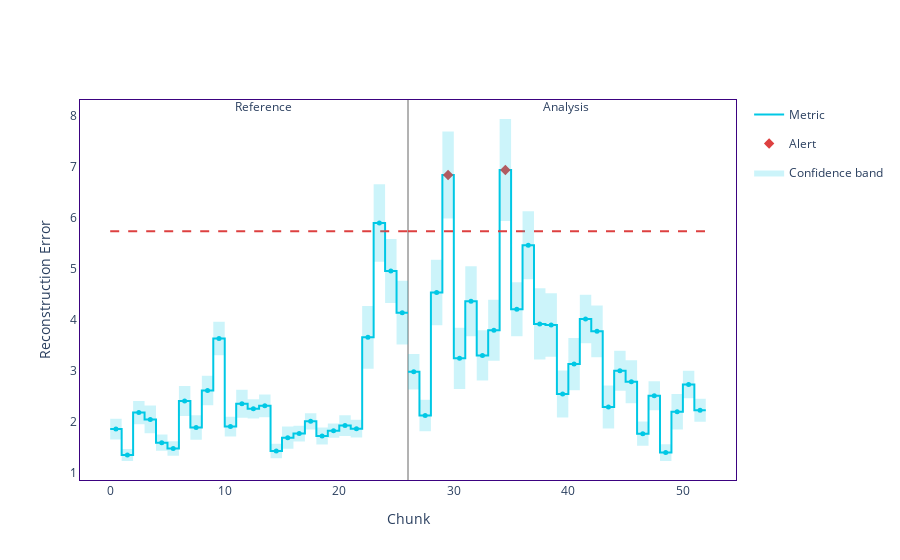

Source (notebook cell):
### Code cell
AirQuality_drift_detector = nml.DataReconstructionDriftCalculator(
    column_names=AirQuality_feature_names,
    chunk_size=168
).fit(reference_data=AirQuality_reference_set)

# Calculate drift results
AirQuality_drift_results = AirQuality_drift_detector.calculate(data=AirQuality_analysis_set)

# Visualize drift
# AirQuality_drift_results_plot = AirQuality_drift_results.plot()
AirQuality_drift_results_plot = plot_metric(AirQuality_drift_results, title='', metric_display_name='Reconstruction Error',
                metric_column_name='reconstruction_error')
# PemsBay_drift_results_plot = PemsBay_drift_results.plot()
AirQuality_drift_results_plot.write_image('airquality_drift_results.png', width=1000, height=500)
AirQuality_drift_results_plot.show()

### Figure 1 — Plotly figure (JSON) as saved in the notebook; plotly's stock layout.template omitted (floating-point values rounded to 4 significant figures; data arrays with more than 128 entries replaced by an {"elided": "..."} marker saying what was removed)
{"data": [{"hoverinfo": "skip", "legendgroup": "metric_reference", "line": {"color": "#00c8e5", "shape": "hv", "width": 2}, "mode": "lines", "name": "Metric", "showlegend": true, "type": "scatter", "x": [0, 1, 2, 3, 4, 5, 6, 7, 8, 9, 10, 11, 12, 13, 14, 15, 16, 17, 18, 19, 20, 21, 22, 23, 24, 25, 26], "y": [1.865, 1.359, 2.189, 2.056, 1.6, 1.484, 2.417, 1.896, 2.622, 3.64, 1.914, 2.36, 2.262, 2.322, 1.436, 1.697, 1.778, 2.017, 1.73, 1.834, 1.935, 1.872, 3.662, 5.904, 4.961, 4.145, 4.145]}, {"customdata": {"elided": "26x7 mixed values"}, "hovertemplate": "%{customdata[1]} &nbsp; &nbsp; %{customdata[2]} <br />Chunk: <b>%{customdata[3]}</b> &nbsp; &nbsp; %{customdata[4]} <br />%{customdata[0]}: <b>%{customdata[5]}</b><br />Confidence band: +/- <b>%{customdata[6]}</b><br /><extra></extra>", "legendgroup": "metric_reference", "marker": {"color": "#00c8e5", "size": 5, "symbol": "circle"}, "mode": "markers", "name": "Metric", "showlegend": false, "type": "scatter", "x": [0.5, 1.5, 2.5, 3.5, 4.5, 5.5, 6.5, 7.5, 8.5, 9.5, 10.5, 11.5, 12.5, 13.5, 14.5, 15.5, 16.5, 17.5, 18.5, 19.5, 20.5, 21.5, 22.5, 23.5, 24.5, 25.5], "y": [1.865, 1.359, 2.189, 2.056, 1.6, 1.484, 2.417, 1.896, 2.622, 3.64, 1.914, 2.36, 2.262, 2.322, 1.436, 1.697, 1.778, 2.017, 1.73, 1.834, 1.935, 1.872, 3.662, 5.904, 4.961, 4.145, 4.145]}, {"hoverinfo": "skip", "legendgroup": "metric_analysis", "line": {"color": "#00c8e5", "shape": "hv", "width": 2}, "mode": "lines", "name": "Metric", "showlegend": false, "type": "scatter", "x": [26, 27, 28, 29, 30, 31, 32, 33, 34, 35, 36, 37, 38, 39, 40, 41, 42, 43, 44, 45, 46, 47, 48, 49, 50, 51, 52], "y": [2.988, 2.131, 4.54, 6.842, 3.251, 4.369, 3.309, 3.801, 6.941, 4.214, 5.467, 3.925, 3.905, 2.554, 3.139, 4.021, 3.779, 2.298, 3.007, 2.791, 1.776, 2.519, 1.405, 2.204, 2.739, 2.234, 2.234]}, {"customdata": {"elided": "26x7 mixed values"}, "hovertemplate": "%{customdata[1]} &nbsp; &nbsp; %{customdata[2]} <br />Chunk: <b>%{customdata[3]}</b> &nbsp; &nbsp; %{customdata[4]} <br />%{customdata[0]}: <b>%{customdata[5]}</b><br />Confidence band: +/- <b>%{customdata[6]}</b><br /><extra></extra>", "legendgroup": "metric_analysis", "marker": {"color": "#00c8e5", "size": 5, "symbol": "circle"}, "mode": "markers", "name": "Metric", "showlegend": false, "type": "scatter", "x": [26.5, 27.5, 28.5, 29.5, 30.5, 31.5, 32.5, 33.5, 34.5, 35.5, 36.5, 37.5, 38.5, 39.5, 40.5, 41.5, 42.5, 43.5, 44.5, 45.5, 46.5, 47.5, 48.5, 49.5, 50.5, 51.5], "y": [2.988, 2.131, 4.54, 6.842, 3.251, 4.369, 3.309, 3.801, 6.941, 4.214, 5.467, 3.925, 3.905, 2.554, 3.139, 4.021, 3.779, 2.298, 3.007, 2.791, 1.776, 2.519, 1.405, 2.204, 2.739, 2.234, 2.234]}, {"hoverinfo": "skip", "legendgroup": "alert", "marker": {"color": "#DD4040", "size": 8, "symbol": "diamond"}, "mode": "markers", "name": "Alert", "showlegend": true, "type": "scatter", "x": [29.5, 34.5], "y": [6.842, 6.941]}, {"hoverinfo": "skip", "legendgroup": "thresh", "line": {"color": "#DD4040", "dash": "dash", "width": 2}, "mode": "lines", "name": "Threshold", "showlegend": false, "type": "scatter", "x": [0, 1, 2, 3, 4, 5, 6, 7, 8, 9, 10, 11, 12, 13, 14, 15, 16, 17, 18, 19, 20, 21, 22, 23, 24, 25, 26], "y": [5.739, 5.739, 5.739, 5.739, 5.739, 5.739, 5.739, 5.739, 5.739, 5.739, 5.739, 5.739, 5.739, 5.739, 5.739, 5.739, 5.739, 5.739, 5.739, 5.739, 5.739, 5.739, 5.739, 5.739, 5.739, 5.739, 5.739]}, {"hoverinfo": "skip", "legendgroup": "thresh", "line": {"color": "#DD4040", "dash": "dash", "width": 2}, "mode": "lines", "name": "Threshold", "showlegend": false, "type": "scatter", "x": [26, 27, 28, 29, 30, 31, 32, 33, 34, 35, 36, 37, 38, 39, 40, 41, 42, 43, 44, 45, 46, 47, 48, 49, 50, 51, 52], "y": [5.739, 5.739, 5.739, 5.739, 5.739, 5.739, 5.739, 5.739, 5.739, 5.739, 5.739, 5.739, 5.739, 5.739, 5.739, 5.739, 5.739, 5.739, 5.739, 5.739, 5.739, 5.739, 5.739, 5.739, 5.739, 5.739, 5.739]}, {"connectgaps": true, "hoverinfo": "skip", "line": {"color": "rgba(0,0,0,0)", "shape": "hv"}, "mode": "lines", "name": "Confidence band", "showlegend": false, "type": "scatter", "x": [0, 1, 2, 3, 4, 5, 6, 7, 8, 9, 10, 11, 12, 13, 14, 15, 16, 17, 18, 19, 20, 21, 22, 23, 24, 25, 26], "y": [2.068, 1.477, 2.417, 2.326, 1.757, 1.626, 2.711, 2.136, 2.91, 3.968, 2.108, 2.634, 2.45, 2.545, 1.578, 1.915, 1.932, 2.175, 1.895, 1.973, 2.139, 2.046, 4.277, 6.663, 5.588, 4.769, 4.769]}, {"connectgaps": true, "fill": "tonexty", "fillcolor": "rgba(0.0, 0.7843137254901961, 0.8980392156862745, 0.2)", "hoverinfo": "skip", "line": {"color": "rgba(0,0,0,0)", "shape": "hv"}, "mode": "lines", "name": "Confidence band", "showlegend": true, "type": "scatter", "x": [0, 1, 2, 3, 4, 5, 6, 7, 8, 9, 10, 11, 12, 13, 14, 15, 16, 17, 18, 19, 20, 21, 22, 23, 24, 25, 26], "y": [1.662, 1.24, 1.961, 1.785, 1.442, 1.342, 2.123, 1.657, 2.334, 3.311, 1.721, 2.086, 2.074, 2.099, 1.294, 1.48, 1.624, 1.86, 1.564, 1.696, 1.732, 1.698, 3.048, 5.144, 4.335, 3.521, 3.521]}, {"connectgaps": true, "hoverinfo": "skip", "line": {"color": "rgba(0,0,0,0)", "shape": "hv"}, "mode": "lines", "name": "Confidence band", "showlegend": false, "type": "scatter", "x": [26, 27, 28, 29, 30, 31, 32, 33, 34, 35, 36, 37, 38, 39, 40, 41, 42, 43, 44, 45, 46, 47, 48, 49, 50, 51, 52], "y": [3.338, 2.44, 5.183, 7.693, 3.849, 5.056, 3.801, 4.4, 7.939, 4.744, 6.133, 4.624, 4.527, 3.015, 3.65, 4.497, 4.285, 2.721, 3.4, 3.213, 2.014, 2.803, 1.568, 2.551, 3.01, 2.461, 2.461]}, {"connectgaps": true, "fill": "tonexty", "fillcolor": "rgba(0.0, 0.7843137254901961, 0.8980392156862745, 0.2)", "hoverinfo": "skip", "line": {"color": "rgba(0,0,0,0)", "shape": "hv"}, "mode": "lines", "name": "Confidence band", "showlegend": false, "type": "scatter", "x": [26, 27, 28, 29, 30, 31, 32, 33, 34, 35, 36, 37, 38, 39, 40, 41, 42, 43, 44, 45, 46, 47, 48, 49, 50, 51, 52], "y": [2.639, 1.823, 3.897, 5.992, 2.653, 3.683, 2.817, 3.203, 5.943, 3.685, 4.8, 3.226, 3.283, 2.093, 2.628, 3.545, 3.274, 1.875, 2.614, 2.37, 1.537, 2.235, 1.241, 1.857, 2.467, 2.008, 2.008]}], "layout": {"annotations": [{"showarrow": false, "text": "Reference", "x": 12.5, "xshift": 10, "y": 1.01, "yref": "y domain"}, {"showarrow": false, "text": "Analysis", "x": 38.5, "xshift": 15, "y": 1.01, "yref": "y domain"}], "hoverlabel": {"bgcolor": "white", "font": {"size": 14}}, "legend": {"itemclick": false, "itemdoubleclick": false, "traceorder": "grouped"}, "paper_bgcolor": "rgba(255,255,255,1)", "plot_bgcolor": "rgba(255,255,255,1)", "shapes": [{"layer": "below", "line": {"color": "#666666", "width": 1}, "type": "line", "x0": 26, "x1": 26, "xref": "x", "y0": 0, "y1": 1, "yref": "y domain"}], "title": {"text": ""}, "xaxis": {"linecolor": "#3b0280", "matches": "x", "mirror": true, "showgrid": false, "title": {"text": "Chunk"}, "zeroline": false}, "yaxis": {"linecolor": "#3b0280", "mirror": true, "showgrid": false, "title": {"text": "Reconstruction Error"}, "zeroline": false}}}
